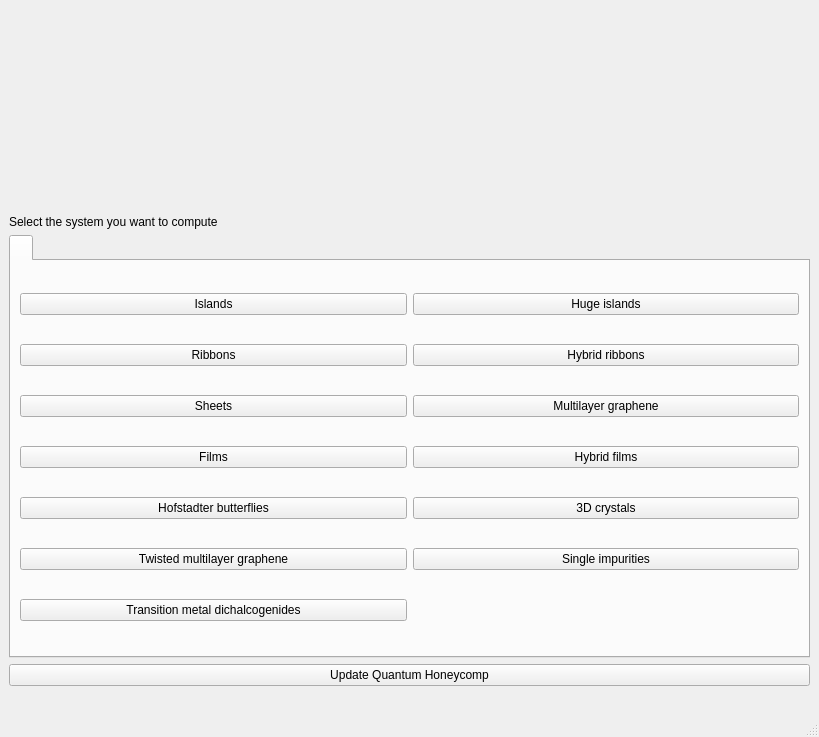
<?xml version="1.0" encoding="UTF-8"?>
<ui version="4.0">
 <class>MainWindow</class>
 <widget class="QMainWindow" name="MainWindow">
  <property name="enabled">
   <bool>true</bool>
  </property>
  <property name="geometry">
   <rect>
    <x>0</x>
    <y>0</y>
    <width>819</width>
    <height>737</height>
   </rect>
  </property>
  <property name="minimumSize">
   <size>
    <width>800</width>
    <height>737</height>
   </size>
  </property>
  <property name="windowTitle">
   <string>Quantum Honeycomp: system selection</string>
  </property>
  <widget class="QWidget" name="centralwidget">
   <layout class="QVBoxLayout" name="verticalLayout">
    <item>
     <widget class="QLabel" name="qhlogo">
      <property name="minimumSize">
       <size>
        <width>800</width>
        <height>200</height>
       </size>
      </property>
      <property name="maximumSize">
       <size>
        <width>800</width>
        <height>200</height>
       </size>
      </property>
      <property name="text">
       <string/>
      </property>
      <property name="scaledContents">
       <bool>true</bool>
      </property>
     </widget>
    </item>
    <item>
     <widget class="QLabel" name="label">
      <property name="text">
       <string>Select the system you want to compute</string>
      </property>
     </widget>
    </item>
    <item>
     <widget class="QTabWidget" name="tabWidget_2">
      <property name="minimumSize">
       <size>
        <width>411</width>
        <height>213</height>
       </size>
      </property>
      <property name="currentIndex">
       <number>0</number>
      </property>
      <widget class="QWidget" name="tab_3">
       <attribute name="title">
        <string/>
       </attribute>
       <layout class="QHBoxLayout" name="horizontalLayout">
        <item>
         <layout class="QGridLayout" name="gridLayout_2">
          <item row="1" column="0">
           <widget class="QPushButton" name="islands_pyqt">
            <property name="text">
             <string>Islands</string>
            </property>
           </widget>
          </item>
          <item row="2" column="0">
           <widget class="QPushButton" name="ribbons_pyqt">
            <property name="text">
             <string>Ribbons</string>
            </property>
           </widget>
          </item>
          <item row="4" column="1">
           <widget class="QPushButton" name="heterostructure">
            <property name="text">
             <string>Hybrid films</string>
            </property>
           </widget>
          </item>
          <item row="10" column="0">
           <widget class="QPushButton" name="hofstader_pyqt">
            <property name="text">
             <string>Hofstadter butterflies</string>
            </property>
           </widget>
          </item>
          <item row="4" column="0">
           <widget class="QPushButton" name="film2d_pyqt">
            <property name="text">
             <string>Films</string>
            </property>
           </widget>
          </item>
          <item row="1" column="1">
           <widget class="QPushButton" name="huge0d_pyqt">
            <property name="text">
             <string>Huge islands</string>
            </property>
           </widget>
          </item>
          <item row="10" column="1">
           <widget class="QPushButton" name="crystal3d_pyqt">
            <property name="text">
             <string>3D crystals</string>
            </property>
           </widget>
          </item>
          <item row="2" column="1">
           <widget class="QPushButton" name="hybridribbon_pyqt">
            <property name="text">
             <string>Hybrid ribbons</string>
            </property>
           </widget>
          </item>
          <item row="3" column="0">
           <widget class="QPushButton" name="sheets">
            <property name="text">
             <string>Sheets</string>
            </property>
           </widget>
          </item>
          <item row="3" column="1">
           <widget class="QPushButton" name="multilayergraphene">
            <property name="text">
             <string>Multilayer graphene</string>
            </property>
           </widget>
          </item>
          <item row="12" column="0">
           <widget class="QPushButton" name="twisted_bilayer">
            <property name="text">
             <string>Twisted multilayer graphene</string>
            </property>
           </widget>
          </item>
          <item row="12" column="1">
           <widget class="QPushButton" name="impurity_embedding">
            <property name="text">
             <string>Single impurities</string>
            </property>
           </widget>
          </item>
          <item row="13" column="0">
           <widget class="QPushButton" name="tmdc">
            <property name="text">
             <string>Transition metal dichalcogenides</string>
            </property>
           </widget>
          </item>
         </layout>
        </item>
       </layout>
      </widget>
     </widget>
    </item>
    <item>
     <widget class="QPushButton" name="update_qh">
      <property name="toolTip">
       <string>This command will download the latest version fo Quantum Honeycomp from github</string>
      </property>
      <property name="text">
       <string>Update Quantum Honeycomp</string>
      </property>
     </widget>
    </item>
    <item>
     <widget class="QLabel" name="qh_version">
      <property name="text">
       <string/>
      </property>
     </widget>
    </item>
   </layout>
  </widget>
  <widget class="QMenuBar" name="menubar">
   <property name="geometry">
    <rect>
     <x>0</x>
     <y>0</y>
     <width>819</width>
     <height>20</height>
    </rect>
   </property>
  </widget>
  <widget class="QStatusBar" name="statusbar"/>
 </widget>
 <resources/>
 <connections/>
</ui>
